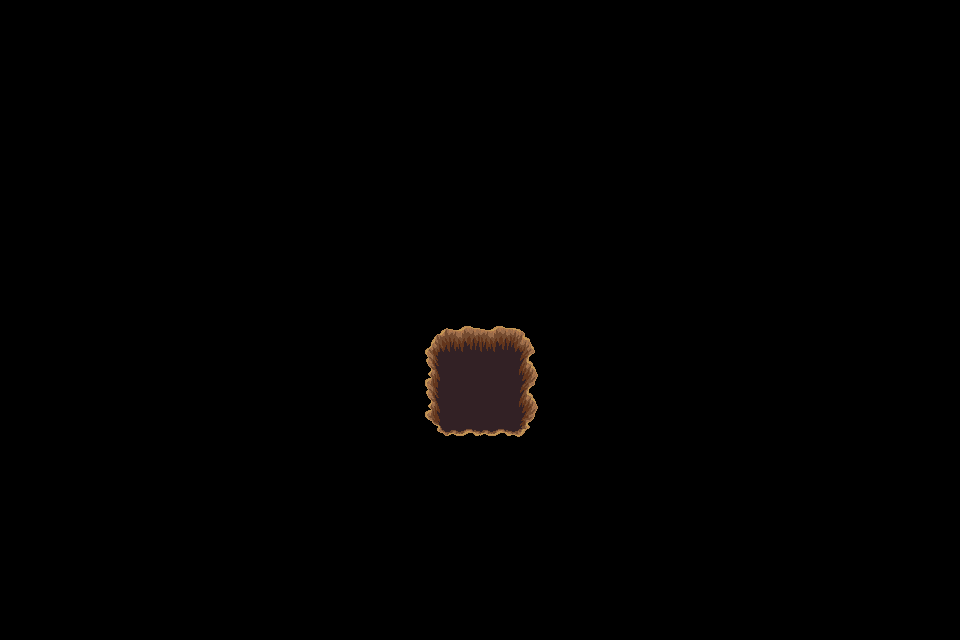

Tiled map render using the project's own tile images. Description and the whole map definition, tile-layer contents included, below:
An orthogonal 30x20 tile map with 32x32 px tiles, 1 tile layer (trou), 2 tilesets.

<map version="1.4" tiledversion="1.4.3" orientation="orthogonal" renderorder="right-down" width="30" height="20" tilewidth="32" tileheight="32" infinite="0" nextlayerid="9" nextobjectid="1">
 <tileset firstgid="1" source="../../dungeon_green.tsx" />
 <tileset firstgid="530" source="../../dungeon.tsx" />
 <layer id="8" name="trou" width="30" height="20">
  <data encoding="csv">
0,0,0,0,0,0,0,0,0,0,0,0,0,0,0,0,0,0,0,0,0,0,0,0,0,0,0,0,0,0,
0,0,0,0,0,0,0,0,0,0,0,0,0,0,0,0,0,0,0,0,0,0,0,0,0,0,0,0,0,0,
0,0,0,0,0,0,0,0,0,0,0,0,0,0,0,0,0,0,0,0,0,0,0,0,0,0,0,0,0,0,
0,0,0,0,0,0,0,0,0,0,0,0,0,0,0,0,0,0,0,0,0,0,0,0,0,0,0,0,0,0,
0,0,0,0,0,0,0,0,0,0,0,0,0,0,0,0,0,0,0,0,0,0,0,0,0,0,0,0,0,0,
0,0,0,0,0,0,0,0,0,0,0,0,0,0,0,0,0,0,0,0,0,0,0,0,0,0,0,0,0,0,
0,0,0,0,0,0,0,0,0,0,0,0,0,0,0,0,0,0,0,0,0,0,0,0,0,0,0,0,0,0,
0,0,0,0,0,0,0,0,0,0,0,0,0,0,0,0,0,0,0,0,0,0,0,0,0,0,0,0,0,0,
0,0,0,0,0,0,0,0,0,0,0,0,0,0,0,0,0,0,0,0,0,0,0,0,0,0,0,0,0,0,
0,0,0,0,0,0,0,0,0,0,0,0,0,0,0,0,0,0,0,0,0,0,0,0,0,0,0,0,0,0,
0,0,0,0,0,0,0,0,0,0,0,0,0,432,433,433,434,0,0,0,0,0,0,0,0,0,0,0,0,0,
0,0,0,0,0,0,0,0,0,0,0,0,0,455,456,456,457,0,0,0,0,0,0,0,0,0,0,0,0,0,
0,0,0,0,0,0,0,0,0,0,0,0,0,455,456,456,457,0,0,0,0,0,0,0,0,0,0,0,0,0,
0,0,0,0,0,0,0,0,0,0,0,0,0,478,479,479,480,0,0,0,0,0,0,0,0,0,0,0,0,0,
0,0,0,0,0,0,0,0,0,0,0,0,0,0,0,0,0,0,0,0,0,0,0,0,0,0,0,0,0,0,
0,0,0,0,0,0,0,0,0,0,0,0,0,0,0,0,0,0,0,0,0,0,0,0,0,0,0,0,0,0,
0,0,0,0,0,0,0,0,0,0,0,0,0,0,0,0,0,0,0,0,0,0,0,0,0,0,0,0,0,0,
0,0,0,0,0,0,0,0,0,0,0,0,0,0,0,0,0,0,0,0,0,0,0,0,0,0,0,0,0,0,
0,0,0,0,0,0,0,0,0,0,0,0,0,0,0,0,0,0,0,0,0,0,0,0,0,0,0,0,0,0,
0,0,0,0,0,0,0,0,0,0,0,0,0,0,0,0,0,0,0,0,0,0,0,0,0,0,0,0,0,0
</data>
 </layer>
</map>
